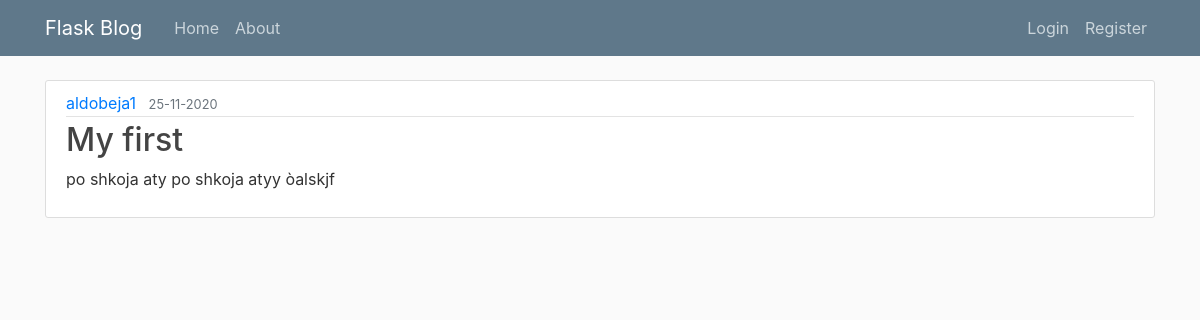
Before: /post/1 with the older database file.
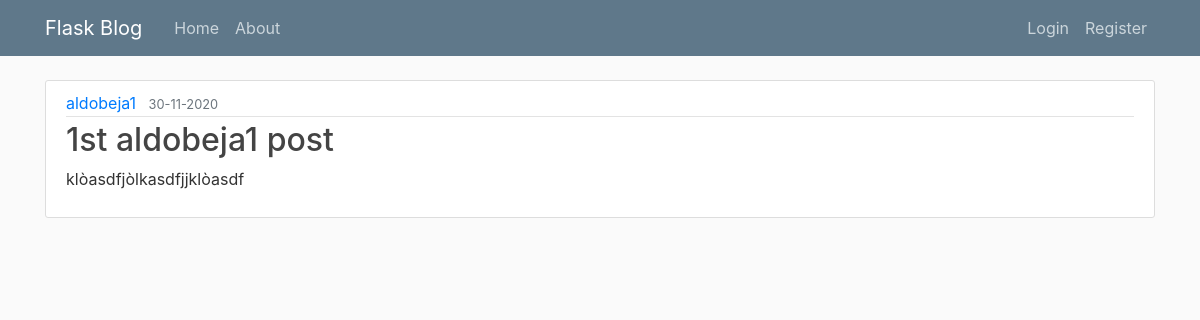
After: the same page with the newer database file.
### app.py (models this page shows, shortened)
class Post(db.Model):
    id = db.Column(db.Integer, primary_key=True)
    title = db.Column(db.String(100), nullable=False)
    date_posted = db.Column(db.DateTime, nullable=False, default=datetime.utcnow )
    content = db.Column(db.Text, nullable=False)
    user_id = db.Column(db.Integer, db.ForeignKey('user.id'), nullable=False)
    post_comments = db.relationship('Comment', backref='title_of_post', lazy=True)

### app.py (the view)
@app.route("/post/<int:post_id>")
def post(post_id):
    post = Post.query.get_or_404(post_id)
    return render_template('post.html', title=post.title, post=post)

### templates/post.html (shortened to what this page needs)
{% extends "layout.html" %}
{% block content %}
        <article class="media content-section">
            <div class="media-body">
                <div class="article-metadata">
                    <a class="mr-2" href="{{url_for('user_posts', username=post.author.username) }}">{{ post.author.username }}</a>
                    <small class="text-muted">{{ post.date_posted.strftime('%d-%m-%Y') }}</small>
                </div>
                <h2 class="article-title">{{ post.title }}</a></h2>
                <p class="article-content">{{ post.content }}</p>
            </div>
        </article>
{% endblock %}

Changed rows visible on the page:
changed Post: date_posted "25-11-2020" → "30-11-2020"; title "My first" → "1st aldobeja1 post"; content "po shkoja aty po shkoja atyy òalskjf" → "klòasdfjòlkasdfjjklòasdf"
